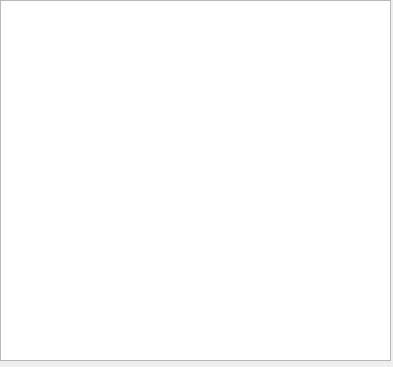
<?xml version="1.0" encoding="UTF-8"?>
<ui version="4.0">
 <class>stat_combo</class>
 <widget class="QDialog" name="stat_combo">
  <property name="geometry">
   <rect>
    <x>0</x>
    <y>0</y>
    <width>393</width>
    <height>367</height>
   </rect>
  </property>
  <property name="windowTitle">
   <string>Dialog</string>
  </property>
  <widget class="QGraphicsView" name="graphicsView">
   <property name="geometry">
    <rect>
     <x>0</x>
     <y>0</y>
     <width>391</width>
     <height>361</height>
    </rect>
   </property>
  </widget>
 </widget>
 <resources/>
 <connections/>
</ui>
